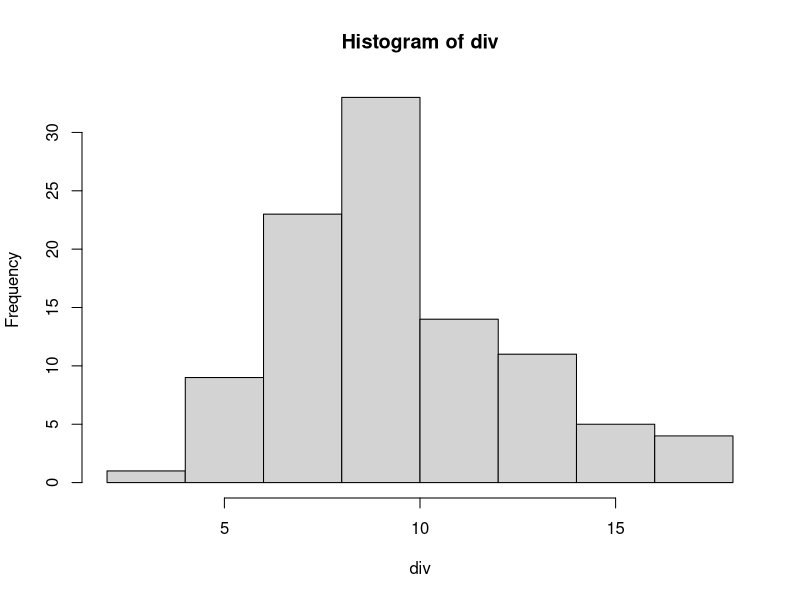

Write R code to recreate this figure. (Note: this script raises an error after producing the figure.)
#'
#' @title Test whether slope changes with number of functions
#' 
#' @description Here we simulate relationships between biodiversity and
#' ecosystem multifunctionality (EMF) and then we test whether the relationship
#' between biodiversity and EMF changes by considering different numbers
#' of functions.
#'

# simulate purely linear relationships between biodiversity and functioning

# do the tests on these relationships

# simulate a mix of linear and non-linear relationships between biodiversity and functioning

# 

# set the number of functions
n_func <- 10

# set the number of plots
n <- 100

# get the diversity of these different plots
div <- rpois(n = n, lambda = 10)
range(div)
hist(div)

# simulate functions from a power function

fsim_list <- 
  lapply(1:n_func, function(x) {
  
  # draw the beta slope parameter
  b <- runif(n = 1, min = -2, max = 2)
  print(b)
  
  # simulate the function value
  x <- (div^b)
  
  # translate to positive values
  y <- x + abs( min(x) )
  
  # standardise by the maximum value and add random noise
  z <- (y/max(y)) + rnorm(n = length(y), mean = 0, sd = 0.1)
  
  # return the maximum standardised function value
  return(z)
  
})

# pull the functions into a data.frame
fsim <- do.call("cbind", fsim_list)

# bind the simulation data for efficient plotting
fsim_plot <- dplyr::bind_cols( dplyr::tibble(plot = 1:n, div = div), 
                               dplyr::bind_cols(fsim_list))

# rename the columns
names(fsim_plot) <- c("plot", "div", paste0("F", 1:n_func))

# pull into the long format
fsim_plot <- 
  fsim_plot |>
  tidyr::pivot_longer(cols = contains("F"),
                      names_to = "Function", 
                      values_to = "Value")

p1 <- 
  ggplot(data = fsim_plot,
         mapping = aes(x = div, y = Value, group = Function)) +
  geom_smooth(size = 0.5, colour = "grey", se = FALSE) +
  ylab("Function value (0-1)") +
  xlab("Species richness") +
  theme_test() +
  theme(axis.text = element_text(colour = "black"))
plot(p1)





